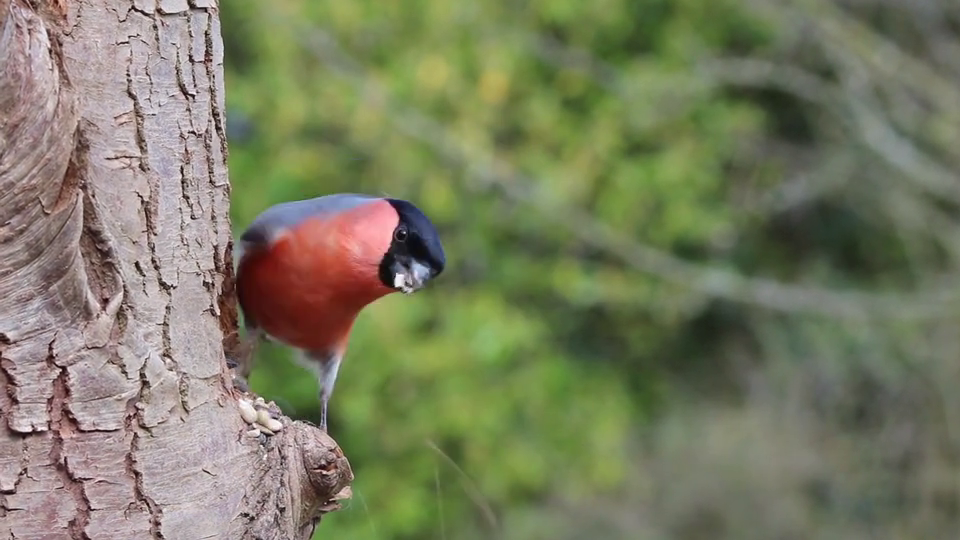
#> input picture frame 43 of Bullfinch.mp4, 960 x 540 px
$ python v8.py
#> lines starting #> are read from the running program, lines starting #| are printed output that depends on the picture
#Capture a frame from the recorded video
#Display video
import numpy as np
import cv2

cap = cv2.VideoCapture('Bullfinch.mp4')

while(cap.isOpened()):
    ret, frame = cap.read()
#> frame is the input picture: shape (540, 960, 3); mean B, G, R 97.8, 124.6, 122

    gray = cv2.cvtColor(frame, cv2.COLOR_BGR2GRAY)
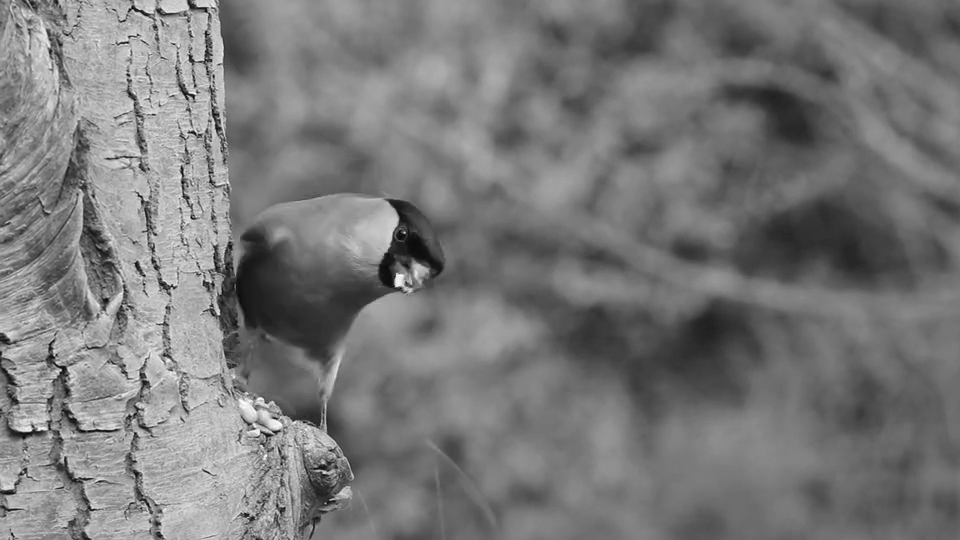
#> gray: shape (540, 960); min 4, max 255, mean 120.7

    cv2.imshow('frame',gray)
    if cv2.waitKey(25) & 0xFF == ord('q'):
#> (key q is pressed here)
        break

cap.release()
cv2.destroyAllWindows()

$ run again, starting later in the video
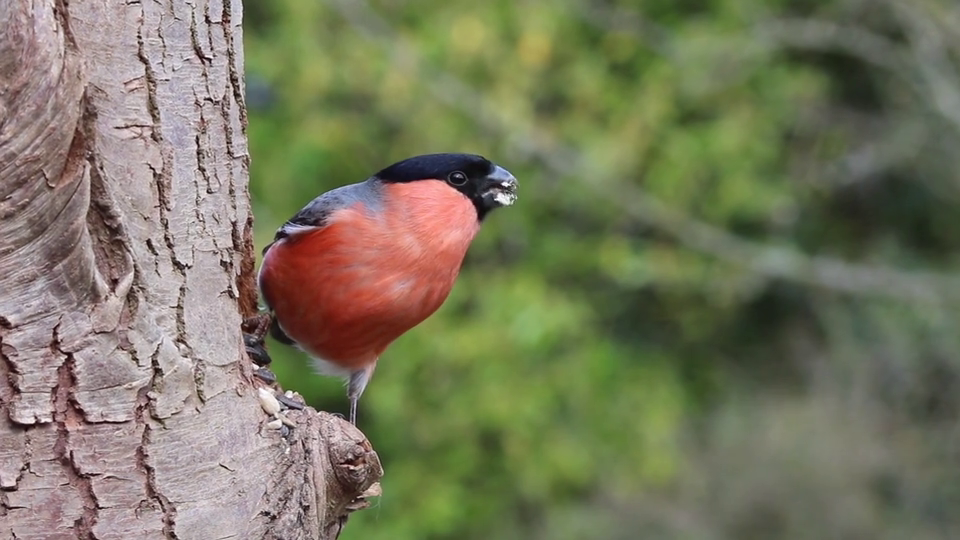
#> input picture frame 194 of Bullfinch.mp4, 960 x 540 px
#> frame is the input picture: shape (540, 960, 3); mean B, G, R 95.2, 120, 120.4
#> `gray = cv2.cvtColor(frame, cv2.COLOR_BGR2GRAY)`:
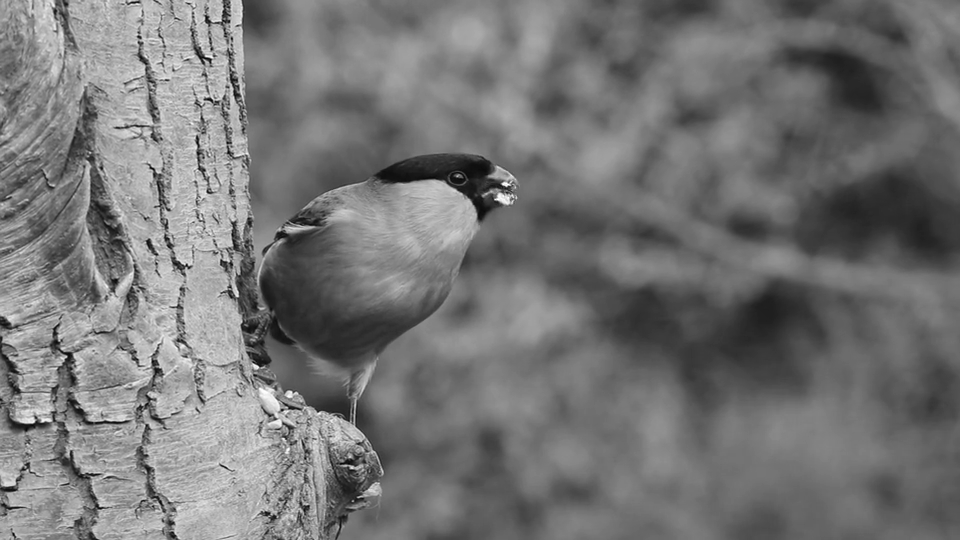
#> gray: shape (540, 960); min 3, max 255, mean 117.3

$ run again, starting later in the video
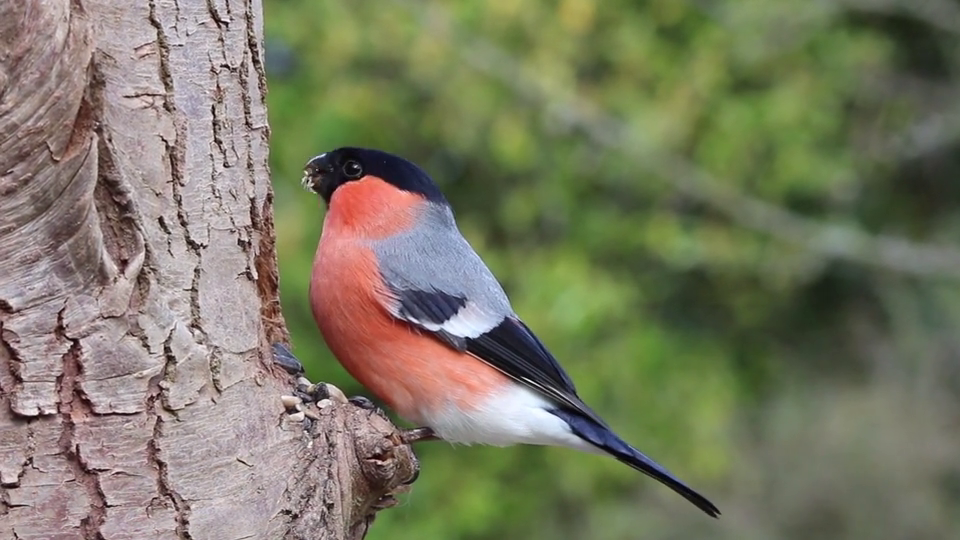
#> input picture frame 345 of Bullfinch.mp4, 960 x 540 px
#> frame is the input picture: shape (540, 960, 3); mean B, G, R 99.4, 121.9, 122.4
#> `gray = cv2.cvtColor(frame, cv2.COLOR_BGR2GRAY)`:
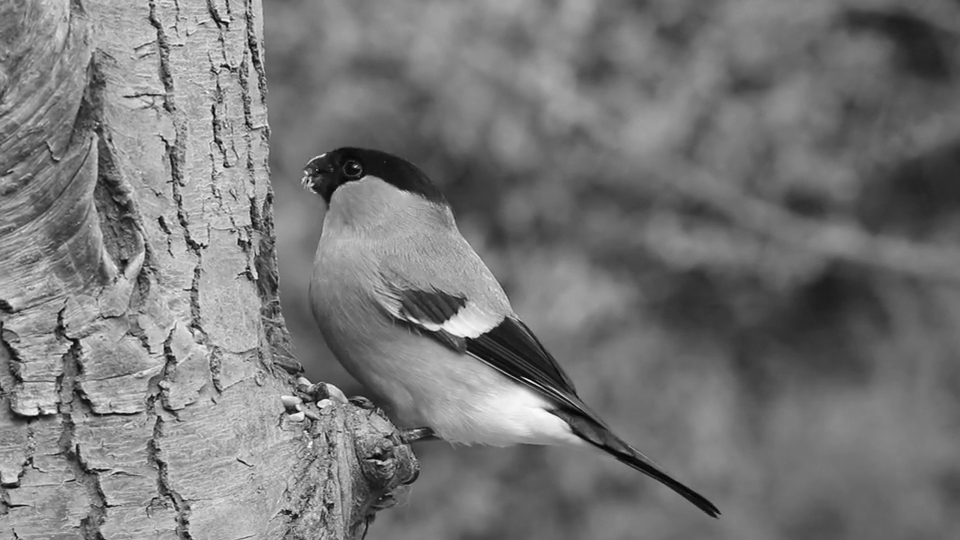
#> gray: shape (540, 960); min 1, max 252, mean 119.4
